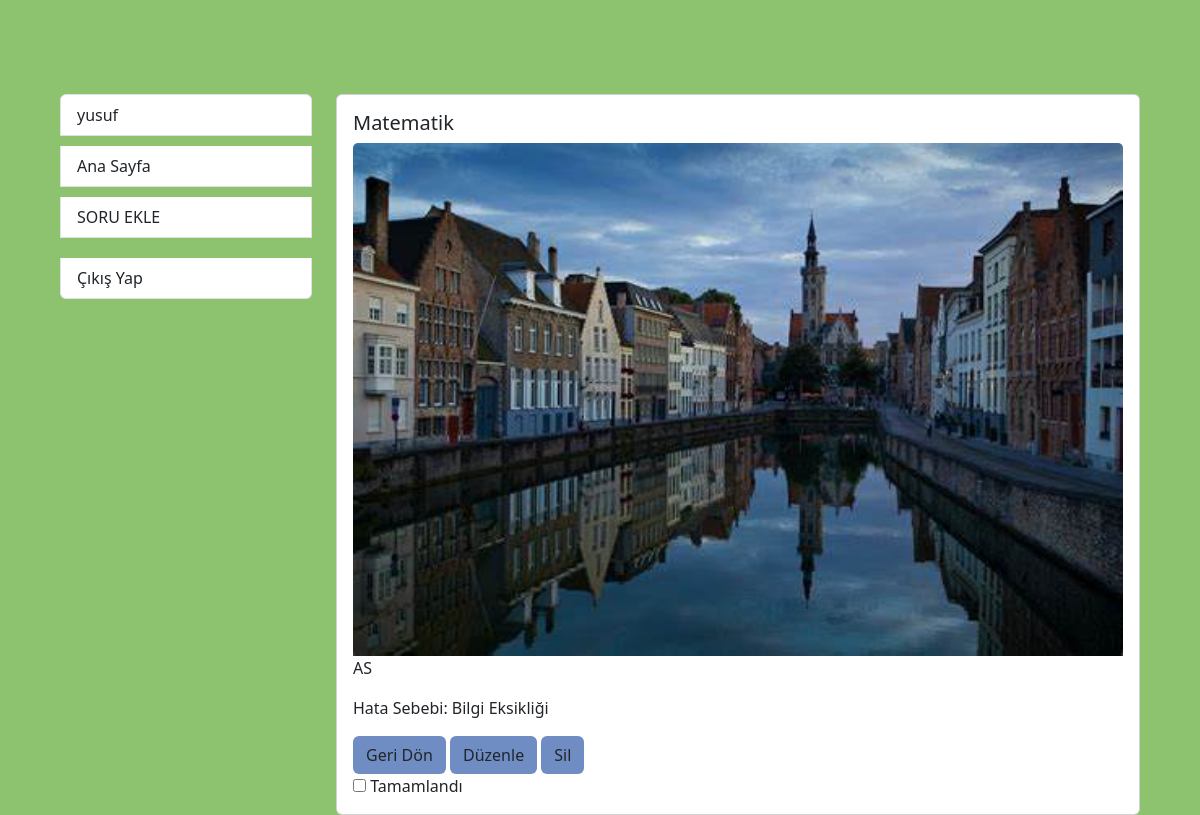
/question/3/ (signed in), run on the app's committed database.
### main_app/models.py (models this page shows, shortened)
class Question(models.Model):
    REASON_CHOICES = [
        ('Lack of Knowledge', 'Bilgi Eksikliği'),
        ('Other Reasons', 'Diğer Sebepler')
    ]
    user = models.ForeignKey(User, on_delete=models.CASCADE)
    category = models.ForeignKey(Category, on_delete=models.SET_NULL, null=True)
    question_image = models.ImageField(upload_to='questions/')
    answer_image = models.ImageField(upload_to='answers/', blank=True, null=True)
    notes = models.TextField(blank=True, null=True)
    created_at = models.DateTimeField(auto_now_add=True)
    mistake_reason = models.CharField(max_length=20, choices=REASON_CHOICES, blank=True, null=True)
    completed = models.BooleanField(default=False)

class Category(models.Model):
    name = models.CharField(max_length=255)

### main_app/views.py (the view)
# urls.py: path('question/<int:question_id>/', views.questionDetail, name='question_detail'),
@login_required
def questionDetail(request, question_id):
    question = get_object_or_404(Question, id=question_id)
    context = {
        'question': question,
        'username': request.user.username
    }
    return render(request, 'question_detail.html', context)

### main_app/template/question_detail.html (shortened to what this page needs)
{% load static %}
<!DOCTYPE html>
<html lang="en">
<head>
    <link rel="stylesheet" href="{% static 'css/style.css' %}">
</head>
<body class="bg-green">
    <div class="container-fluid">
        <div class="detail-page">
            <div class="row">
                <div class="col-3">
                    {% include 'user_info.html' %}
                </div>
                <div class="col-9">
                    <div class="card">
                        <div class="card-body">
                            <h5 class="card-title">{{ question.category.name }}</h5>
                            <img src="{{ question.question_image.url }}" alt="Soru Resmi" class="card-img-top">
                            <p class="card-text">{{ question.notes }}</p>
                            <p class="card-text">Hata Sebebi: {{ question.get_mistake_reason_display }}</p>
                            <a href="{% url 'home' %}" class="btn bg-blue">Geri Dön</a>
                            <a href="{% url 'edit_question' question.id %}" class="btn bg-blue">Düzenle</a>
                            <a href="{% url 'delete_question' question.id %}" class="btn bg-blue">Sil</a>
                            <form id="completedForm" method="post" action="{% url 'toggle_complete_question' question.id %}">
                                <label>
                                    <input type="checkbox" name="completed" value="true" {% if question.completed %}checked{% endif %} onchange="toggleCompleted()">
                                    Tamamlandı
                                </label>
                            </form>
                        </div>
                    </div>
                </div>
            </div>
        </div>
    </div>
</body>
</html>

### main_app/template/user_info.html (shortened to what this page needs)
<div class="list-group">
    <a href="#" class="list-group-item list-group-item-action" style="margin-bottom: 10px;">{{ username }}</a>
    <a href="{% url 'home' %}" class="list-group-item list-group-item-action" style="margin-bottom: 10px;">Ana Sayfa</a>
    <a href="{% url 'add_question' %}" class="list-group-item list-group-item-action" style="margin-bottom: 10px;">SORU EKLE</a>
    <a href="{% url 'logout' %}" class="list-group-item list-group-item-action" style="margin-top: 10px;">Çıkış Yap</a>
</div>

### main_app/template/question_detail.html (style rules this page uses)
.bg-green { background-color: rgb(141, 194, 111); }
.detail-page { width: 1080px; padding: 8% 0 0; margin: auto; }
.bg-blue { background-color: rgb(111, 141, 194); }

### data on the page
Question: category.name "Matematik", question_image (picture), notes "AS", mistake_reason "Bilgi Eksikliği"

### other printed values
{{ username }} "yusuf"
